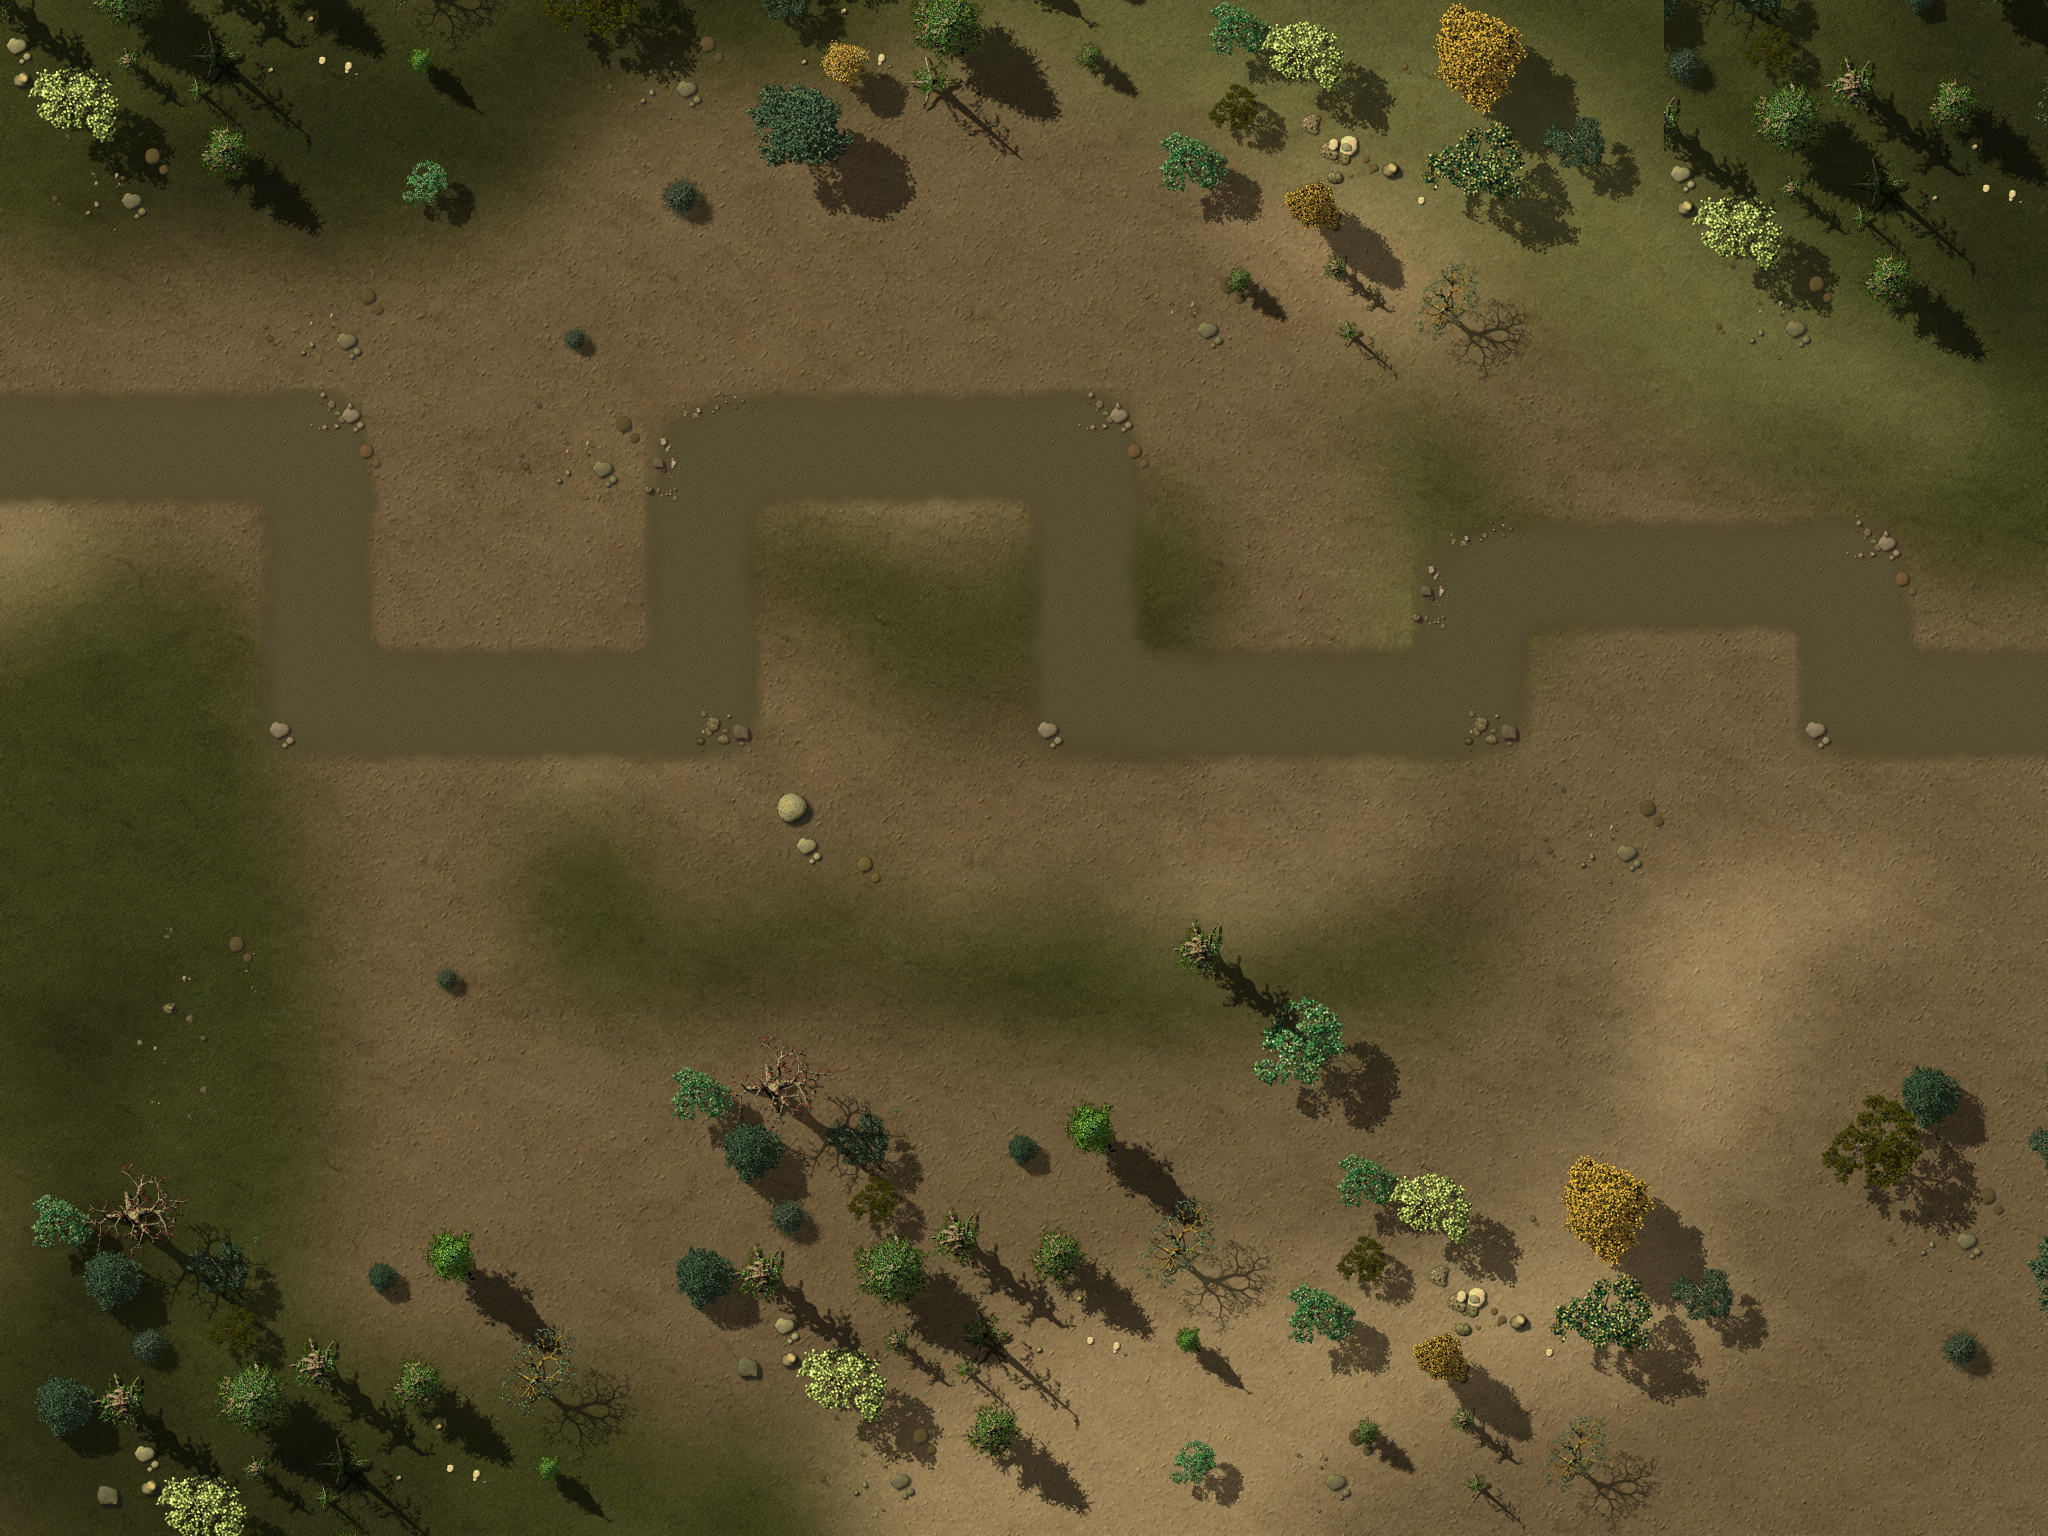

This is a level from a 2D game, rendered from its Tiled map with the project's own tilesets. A one-line summary and the map file follow, with tile-layer data summarised:
An orthogonal 16x12 tile map with 128x128 px tiles, 4 tile layers (Ground, Objects1, Objects2, Path), 1 hidden layer not drawn, 3 tilesets and 15 objects.

<map version="1.0" orientation="orthogonal" width="16" height="12" tilewidth="128" tileheight="128">
 <properties>
<property name="wave01" value="1,1,1,1,10,10,10,1,10,10,10,1,4,1,1,1,1,10,10,10,10,1" />
<property name="wave02" value="1,1,1,2,4,4,1,1,1,4,1,2,1,2,1,1,4,4,1,1,2" />
<property name="wave03" value="1,1,1,4,1,1,4,1,1,4,1,1,1,4,1,1,4,3,1,1,1,4" />
<property name="wave04" value="4,2,4,2,4,2,1,2,1,4,10,10,10,10,10,10,4,4,4,2,4,10,10,10,1,1,10,1,10,10,1" />
<property name="wave05" value="10,10,10,10,10,10,10,10,1,1,1,2,2,4,4,4,10,10,10,10,4,10,2,1,1,10,10,10,10,4,4,2,10,1,1,1,1" />
<property name="wave06" value="10,10,10,10,1,10,1,10,1,10,4,4,4,10,10,1,1,1,1,10,10,10,10,1,1,1,10" />
<property name="wave07" value="10,10,10,3,10,10,10,10,10,10,10,10,10,10,10,10,10,10,10,10,3,10,10,10,10,10,10,10,10,10,10,10,10,10,10,10,10,10,10,10,10,10,10" />
<property name="wave08" value="1,1,1,1,1,1,1,1,1,1,1,1,1,1,2,1,4,1,2,2,1,1,1,1,1,1" />
<property name="wave09" value="4,1,3,1,1,2,1,5,1,2,4,1,4,1,2,1,1,2,1,5,1,2,4,4,6" />
<property name="wave10" value="100,10,10,1,10,1,1,4,10,10,4,10,10,10,1,1,1,4,1,4,1,2" />
<property name="wave11" value="2,3,4,1,1,1,1,6,2,2,4,4,1,1,2,1,1,4,2,4,1,1,1,1,1,3" />
<property name="wave12" value="1,1,1,1,2,1,6,1,1,2,4,3,3,1,4,1,1,1,1,2,1,1,1,2,4,4,9,1,1,9,9,11,11" />
<property name="wave13" value="3,10,10,10,10,10,10,10,4,4,2,4,4,10,10,10,10,4,4,2,10,10,10,10,10,10,10,10,10,10,10,2,4,4,5,5,5,5,5" />
<property name="wave14" value="1,1,10,10,10,4,10,10,10,2,10,10,1,1,4,2,4,1,1,1,1,1,4,2,10,10,10,10" />
<property name="wave15" value="5,4,2,1,5,4,2,1,5,4,3,2,1,5,1,5,2,4,2,1,10,10,10,2,1,1,1,5,1,5,5,10,10,10,10,10,10,10,9,9,10,10,10,9" />
<property name="wave16" value="10,10,10,10,10,6,10,10,10,10,10,10,10,10,10,10,10,10,10,10,10,10,10,10,10,10,10,10,10,10,10,10,10,10,10,10,10,10,1,1,1,1,10,10,10,10,10,10" />
<property name="wave17" value="4,1,4,4,2,1,1,1,1,6,6,1,1,3,3,1,4,1,1,1,1,1,1,2,1,4,4,5,5" />
<property name="wave18" value="1,1,5,5,1,1,5,5,7,7,7,7,1,1,1,5,5,4,4,4,3,2,1,2,1,1,1,5,10,10,10,10,10,10,10" />
<property name="wave19" value="2,3,4,5,1,1,1,1,3,3,2,4,5,5,1,1,1,2,2,1,1,1,1,5,5,5,5,2,4,5,2,3,1,1,1,1,1" />
<property name="wave20" value="10,10,10,10,1,10,1,101,1,10,10,10,1,1,1,1,10,10,10,10,1,1,1,10" />
<property name="wave21" value="1,3,1,1,10,3,10,1,10,10,10,1,1,1,4,6,6,1,1,1,10,10,10,10,1" />
<property name="wave22" value="7,7,7,7,7,7,6,7,7,7,7,7,7,1,1,3,1,1,1,2,1,1,4,4,4,3,7,7,1,7,7,1,8" />
<property name="wave23" value="11,11,11,10,10,10,10,10,11,11,11,11,11,10,10,10,10,10,6,5,5,5,6,2,1,1,1,1,9" />
<property name="wave24" value="10,10,10,10,2,6,1,1,1,1,1,5,5,5,5,5,5,10,10,10,10,5,5,5,1,1,6,6,1,1,4,2,1,3" />
<property name="wave25" value="8,2,2,1,1,1,1,4,4,4,5,5,5,9,9,9,9,9,1,1,1,1,1,6,1,1,1,6,4,1,2,8" />
 </properties>
 <tileset firstgid="1" name="ground" tilewidth="128" tileheight="128">
  <image source="tilesWorld1.png" width="2048" height="2048" />
 </tileset>
 <tileset firstgid="257" name="path" tilewidth="128" tileheight="128">
  <image source="path01.png" width="512" height="512" />
 </tileset>
 <tileset firstgid="273" source="ground4.tsx" />
 <layer name="Ground" width="16" height="12">
  <data>[192 cells, 1 non-empty, 1 distinct tile ids]</data>
 </layer>
 <layer name="Objects1" width="16" height="12">
  <data>[192 cells, 97 non-empty, 49 distinct tile ids]</data>
 </layer>
 <layer name="Objects2" width="16" height="12">
  <data>[192 cells, 0 non-empty, 0 distinct tile ids]</data>
 </layer>
 <objectgroup name="Objects3" width="16" height="12" />
 <layer name="Path" width="16" height="12">
  <data>[192 cells, 24 non-empty, 6 distinct tile ids]</data>
 </layer>
 <objectgroup name="Locked" width="16" height="12">
  <object x="2432" y="256" />
  <object x="0" y="256" width="128" height="1024" />
  <object x="0" y="0" width="2048" height="256" />
  <object x="1920" y="256" width="128" height="1024" />
  <object x="0" y="1280" width="2048" height="256" />
  <object x="1280" y="256" width="256" height="128" />
  <object x="1152" y="896" width="128" height="128" />
  <object x="1792" y="1024" width="128" height="256" />
  <object x="640" y="1152" width="896" height="128" />
  <object x="640" y="1024" width="256" height="128" />
  <object x="1536" y="1152" width="128" height="128" />
  <object x="1280" y="1024" width="128" height="128" />
  <object x="128" y="1152" width="128" height="128" />
  <object x="1792" y="256" width="128" height="128" />
 </objectgroup>
 <objectgroup name="Waypoints" width="16" height="12">
  <object x="0" y="512">
   <polyline points="-157,-66 318,-66 322,193 707,193 706,-67 1091,-63 1096,184 1473,187 1475,62 1862,60 1864,187 2187,188" />
  </object>
 </objectgroup>
 <layer name="blendAdd" width="16" height="12" visible="0">
  <data>[192 cells, 0 non-empty, 0 distinct tile ids]</data>
 </layer>
</map>
